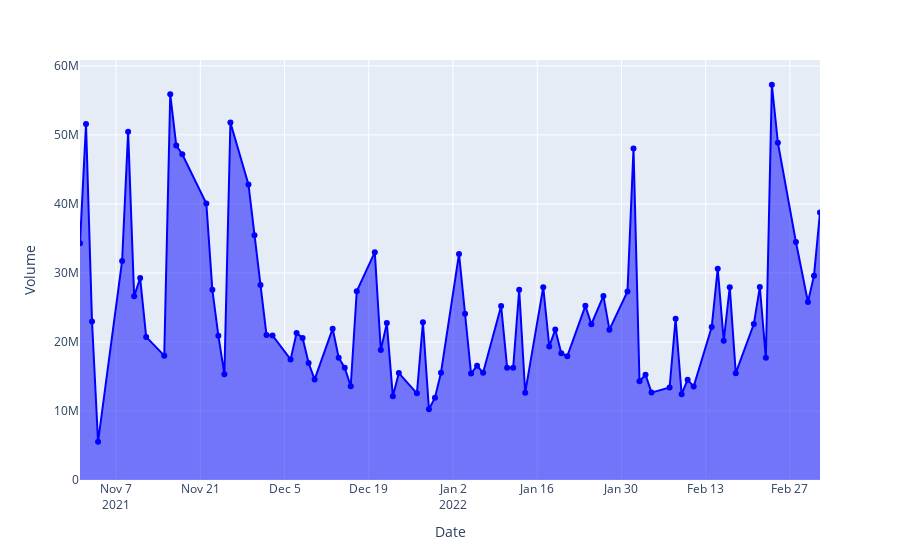

Write notebook code for a chart like this one.
### Code cell
area = px.area(data_frame= day_map, 
    x = day_map.index,
    y = 'Volume', markers= True,
     hover_data= ['High', 'Low'])
area.update_traces(line_color = 'Blue')

area.show()
